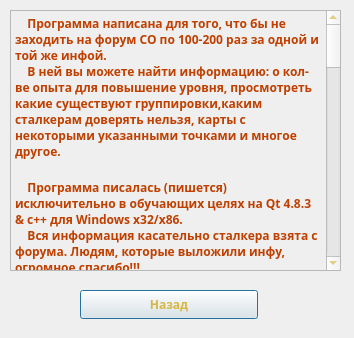
<?xml version="1.0" encoding="UTF-8"?>
<ui version="4.0">
 <class>InfoProgramm</class>
 <widget class="QDialog" name="InfoProgramm">
  <property name="geometry">
   <rect>
    <x>0</x>
    <y>0</y>
    <width>354</width>
    <height>338</height>
   </rect>
  </property>
  <property name="minimumSize">
   <size>
    <width>354</width>
    <height>338</height>
   </size>
  </property>
  <property name="maximumSize">
   <size>
    <width>354</width>
    <height>338</height>
   </size>
  </property>
  <property name="font">
   <font>
    <pointsize>7</pointsize>
   </font>
  </property>
  <property name="windowTitle">
   <string>Информация о программе</string>
  </property>
  <property name="windowIcon">
   <iconset resource="infoco.qrc">
    <normaloff>:/img/sZOInfo.png</normaloff>:/img/sZOInfo.png</iconset>
  </property>
  <property name="styleSheet">
   <string notr="true">background-image: url(:/img/texture/main_info.png);</string>
  </property>
  <widget class="QPushButton" name="ButtonClose">
   <property name="geometry">
    <rect>
     <x>80</x>
     <y>290</y>
     <width>178</width>
     <height>29</height>
    </rect>
   </property>
   <property name="minimumSize">
    <size>
     <width>178</width>
     <height>29</height>
    </size>
   </property>
   <property name="maximumSize">
    <size>
     <width>178</width>
     <height>29</height>
    </size>
   </property>
   <property name="palette">
    <palette>
     <active>
      <colorrole role="Text">
       <brush brushstyle="SolidPattern">
        <color alpha="255">
         <red>214</red>
         <green>183</green>
         <blue>67</blue>
        </color>
       </brush>
      </colorrole>
      <colorrole role="ButtonText">
       <brush brushstyle="SolidPattern">
        <color alpha="255">
         <red>214</red>
         <green>183</green>
         <blue>67</blue>
        </color>
       </brush>
      </colorrole>
     </active>
     <inactive>
      <colorrole role="Text">
       <brush brushstyle="SolidPattern">
        <color alpha="255">
         <red>214</red>
         <green>183</green>
         <blue>67</blue>
        </color>
       </brush>
      </colorrole>
      <colorrole role="ButtonText">
       <brush brushstyle="SolidPattern">
        <color alpha="255">
         <red>214</red>
         <green>183</green>
         <blue>67</blue>
        </color>
       </brush>
      </colorrole>
     </inactive>
     <disabled>
      <colorrole role="Text">
       <brush brushstyle="SolidPattern">
        <color alpha="255">
         <red>120</red>
         <green>120</green>
         <blue>120</blue>
        </color>
       </brush>
      </colorrole>
      <colorrole role="ButtonText">
       <brush brushstyle="SolidPattern">
        <color alpha="255">
         <red>120</red>
         <green>120</green>
         <blue>120</blue>
        </color>
       </brush>
      </colorrole>
     </disabled>
    </palette>
   </property>
   <property name="font">
    <font>
     <family>Segoe Print</family>
     <pointsize>9</pointsize>
     <weight>75</weight>
     <bold>true</bold>
    </font>
   </property>
   <property name="styleSheet">
    <string notr="true">background-image: url(:/img/texture/defaultBtnLarge.tga);
border-image: url(:/img/texture/texture.png);</string>
   </property>
   <property name="text">
    <string>Назад</string>
   </property>
  </widget>
  <widget class="QTextBrowser" name="textBrowser">
   <property name="enabled">
    <bool>true</bool>
   </property>
   <property name="geometry">
    <rect>
     <x>10</x>
     <y>10</y>
     <width>331</width>
     <height>261</height>
    </rect>
   </property>
   <property name="palette">
    <palette>
     <active>
      <colorrole role="WindowText">
       <brush brushstyle="SolidPattern">
        <color alpha="255">
         <red>214</red>
         <green>183</green>
         <blue>67</blue>
        </color>
       </brush>
      </colorrole>
      <colorrole role="Text">
       <brush brushstyle="SolidPattern">
        <color alpha="255">
         <red>214</red>
         <green>183</green>
         <blue>67</blue>
        </color>
       </brush>
      </colorrole>
      <colorrole role="Base">
       <brush brushstyle="NoBrush">
        <color alpha="255">
         <red>0</red>
         <green>0</green>
         <blue>0</blue>
        </color>
       </brush>
      </colorrole>
     </active>
     <inactive>
      <colorrole role="WindowText">
       <brush brushstyle="SolidPattern">
        <color alpha="255">
         <red>214</red>
         <green>183</green>
         <blue>67</blue>
        </color>
       </brush>
      </colorrole>
      <colorrole role="Text">
       <brush brushstyle="SolidPattern">
        <color alpha="255">
         <red>214</red>
         <green>183</green>
         <blue>67</blue>
        </color>
       </brush>
      </colorrole>
      <colorrole role="Base">
       <brush brushstyle="NoBrush">
        <color alpha="255">
         <red>0</red>
         <green>0</green>
         <blue>0</blue>
        </color>
       </brush>
      </colorrole>
     </inactive>
     <disabled>
      <colorrole role="WindowText">
       <brush brushstyle="SolidPattern">
        <color alpha="255">
         <red>120</red>
         <green>120</green>
         <blue>120</blue>
        </color>
       </brush>
      </colorrole>
      <colorrole role="Text">
       <brush brushstyle="SolidPattern">
        <color alpha="255">
         <red>120</red>
         <green>120</green>
         <blue>120</blue>
        </color>
       </brush>
      </colorrole>
      <colorrole role="Base">
       <brush brushstyle="NoBrush">
        <color alpha="255">
         <red>0</red>
         <green>0</green>
         <blue>0</blue>
        </color>
       </brush>
      </colorrole>
     </disabled>
    </palette>
   </property>
   <property name="font">
    <font>
     <family>Segoe Print</family>
     <pointsize>11</pointsize>
     <weight>75</weight>
     <bold>true</bold>
    </font>
   </property>
   <property name="styleSheet">
    <string notr="true">background-image: url(:/img/texture/texture.png);</string>
   </property>
   <property name="html">
    <string>&lt;!DOCTYPE HTML PUBLIC &quot;-//W3C//DTD HTML 4.0//EN&quot; &quot;http://www.w3.org/TR/REC-html40/strict.dtd&quot;&gt;
&lt;html&gt;&lt;head&gt;&lt;meta name=&quot;qrichtext&quot; content=&quot;1&quot; /&gt;&lt;style type=&quot;text/css&quot;&gt;
p, li { white-space: pre-wrap; }
&lt;/style&gt;&lt;/head&gt;&lt;body style=&quot; font-family:'Segoe Print'; font-size:11pt; font-weight:600; font-style:normal;&quot;&gt;
&lt;p style=&quot; margin-top:0px; margin-bottom:0px; margin-left:0px; margin-right:0px; -qt-block-indent:0; text-indent:0px;&quot;&gt;&lt;span style=&quot; font-size:9pt; color:#bf4000;&quot;&gt;    Программа написана для того, что бы не заходить на форум CO по 100-200 раз за одной и той же инфой.&lt;br /&gt;    В ней вы можете найти информацию: о кол-ве опыта для повышение уровня, просмотреть какие существуют группировки,каким сталкерам доверять нельзя, карты с некоторыми указанными точками и многое другое.&lt;br /&gt;&lt;br /&gt;    Программа писалась (пишется) исключительно в обучающих целях на Qt 4.8.3 &amp;amp; c++ для Windows x32/x86.&lt;br /&gt;    Вся информация касательно сталкера взята с форума. Людям, которые выложили инфу, огромное спасибо!!!&lt;/span&gt;&lt;span style=&quot; font-size:9pt;&quot;&gt;&lt;br /&gt;&lt;br /&gt;&lt;/span&gt;&lt;span style=&quot; font-size:9pt; color:#bf4000;&quot;&gt;    &lt;/span&gt;&lt;span style=&quot; font-size:9pt; color:#40ff00;&quot;&gt;Автор программы:&lt;/span&gt;&lt;span style=&quot; font-size:9pt;&quot;&gt; Lovepsone;&lt;br /&gt;&lt;/span&gt;&lt;span style=&quot; font-size:9pt; color:#bf4000;&quot;&gt;    &lt;/span&gt;&lt;span style=&quot; font-size:9pt;&quot;&gt;Лицензия: &lt;/span&gt;&lt;a href=&quot;http://www.gnu.org/licenses/gpl&quot;&gt;&lt;span style=&quot; font-size:9pt; text-decoration: underline; color:#0000ff;&quot;&gt;GNU General Public License (GPL) V3.0&lt;/span&gt;&lt;/a&gt;&lt;span style=&quot; font-size:9pt;&quot;&gt;&lt;br /&gt;&lt;br /&gt;&lt;/span&gt;&lt;span style=&quot; font-size:9pt; color:#bf4000;&quot;&gt;    &lt;/span&gt;&lt;span style=&quot; font-size:9pt; color:#40ff00;&quot;&gt;Пользователи, которые помогают(помогли) развивать проект:&lt;/span&gt;&lt;span style=&quot; font-size:9pt;&quot;&gt;&lt;br /&gt;   &lt;/span&gt;&lt;span style=&quot; font-size:9pt; color:#ff0000;&quot;&gt;Serjjj - идея создания проги была его (фактически писалась она для нашего клана);&lt;br /&gt;&lt;/span&gt;&lt;span style=&quot; font-size:9pt;&quot;&gt;   &lt;/span&gt;&lt;span style=&quot; font-size:9pt; color:#ff0000;&quot;&gt;Феникс63 - идея с калькулятором;&lt;br /&gt;&lt;/span&gt;&lt;span style=&quot; font-size:9pt;&quot;&gt;   &lt;/span&gt;&lt;span style=&quot; font-size:9pt; color:#ff0000;&quot;&gt;Montrezor - представил карту со схронами;&lt;br /&gt;&lt;/span&gt;&lt;span style=&quot; font-size:9pt;&quot;&gt;   &lt;/span&gt;&lt;span style=&quot; font-size:9pt; color:#ff0000;&quot;&gt;Grishkovec - за новые идеи со списком, а также предоставил свой список;&lt;br /&gt;&lt;/span&gt;&lt;span style=&quot; font-size:9pt;&quot;&gt;   &lt;/span&gt;&lt;span style=&quot; font-size:9pt; color:#ff0000;&quot;&gt;paskiller - идея парса(будет в следующей версии);&lt;br /&gt;kosh@ - идея миниблокнота;&lt;/span&gt;&lt;span style=&quot; font-size:9pt;&quot;&gt;&lt;br /&gt;&lt;br /&gt;&lt;/span&gt;&lt;span style=&quot; font-size:9pt; color:#bf4000;&quot;&gt;    &lt;/span&gt;&lt;span style=&quot; font-size:9pt; color:#40ff00;&quot;&gt;Инфа о версиях программы:&lt;/span&gt;&lt;/p&gt;
&lt;p style=&quot; margin-top:0px; margin-bottom:0px; margin-left:0px; margin-right:0px; -qt-block-indent:0; text-indent:0px;&quot;&gt;&lt;span style=&quot; font-size:9pt;&quot;&gt;- v 1.0.0 - Создана сама программа,с калькулятором опыта;&lt;br /&gt;- v 1.0.1 - Добавлен раздел &amp;lt;Списки ПК/Кидалов/Кланов&amp;gt;;&lt;br /&gt;- v 1.0.2 - Добавлена возможность редактирования списков;&lt;br /&gt;- v 1.0.3 - Добавлен раздел &amp;lt;Карты&amp;gt;;&lt;br /&gt;- v 1.0.4 - Обновлен раздел &amp;lt;Списки ПК/Кидалов/Кланов&amp;gt;;&lt;br /&gt;- v 1.0.5 - Добавленa возможность поиска по спискам, fix small bugs;&lt;br /&gt;- v 1.0.6 - Иправлен вылет при просмотре карт;&lt;br /&gt;- v 1.0.7 - Реализация идеи Феникс63, правки орфографии;&lt;br /&gt;- v 1.0.8 - Конвертирование карт в .png и Реконструкция относительных путей;&lt;br /&gt;- v 2.0.0 - Стабильная версия, включены иконки;&lt;br /&gt;&lt;br /&gt;&lt;/span&gt;&lt;span style=&quot; font-size:9pt; color:#bf4000;&quot;&gt;    &lt;/span&gt;&lt;span style=&quot; font-size:9pt; color:#40ff00;&quot;&gt;Немного инфы по следующей версии программы (приблизительный список изменений):&lt;/span&gt;&lt;span style=&quot; font-size:9pt;&quot;&gt;&lt;br /&gt;- Добавлю раздел &amp;lt;инфа по квестам&amp;gt;;&lt;br /&gt;- При просмотре карт, окно программы центрировало карту на нач. точку;&lt;br /&gt;- Обновление списков по кланам;&lt;br /&gt;- Возможность поиска по спискам без учета регистра;&lt;br /&gt;- Реализация идей сталкеров таких как Grishkovec,paskiller,kosh@(идеи их ищите в теме);&lt;/span&gt;&lt;/p&gt;
&lt;p style=&quot;-qt-paragraph-type:empty; margin-top:0px; margin-bottom:0px; margin-left:0px; margin-right:0px; -qt-block-indent:0; text-indent:0px; font-size:9pt;&quot;&gt;&lt;br /&gt;&lt;/p&gt;
&lt;p style=&quot; margin-top:0px; margin-bottom:0px; margin-left:0px; margin-right:0px; -qt-block-indent:0; text-indent:0px;&quot;&gt;&lt;span style=&quot; font-size:9pt; color:#bf4000;&quot;&gt;    &lt;/span&gt;&lt;span style=&quot; font-size:9pt; color:#40ff00;&quot;&gt;Планы на будущее программы:&lt;/span&gt;&lt;/p&gt;
&lt;p style=&quot; margin-top:0px; margin-bottom:0px; margin-left:0px; margin-right:0px; -qt-block-indent:0; text-indent:0px;&quot;&gt;&lt;span style=&quot; font-size:9pt;&quot;&gt;- Добавление нового раздела &amp;lt;Списки ПК/Кидалов/Кланов&amp;gt; - реализовано в v 1.0.1;&lt;br /&gt;- Добавление возможности редактировать списки - реализовано в v 1.0.2;&lt;br /&gt;- Добавление возможности сортировать списки;&lt;br /&gt;- Добавление возможности поиска по спискам - реализовано в v 1.0.5;&lt;br /&gt;- Добавление нового раздела &amp;lt;Карты&amp;gt;(пока только для х32/86 систем) - реализовано в v 1.0.3;&lt;br /&gt;- Добавление нового раздела &amp;lt;Инфа по торговцам&amp;gt;;&lt;br /&gt;- Добавление нового раздела &amp;lt;Информация по квестам&amp;gt;;&lt;br /&gt;- Поддержка х64 - реализовано в v 2.0.0;&lt;/span&gt;&lt;/p&gt;
&lt;p style=&quot;-qt-paragraph-type:empty; margin-top:0px; margin-bottom:0px; margin-left:0px; margin-right:0px; -qt-block-indent:0; text-indent:0px; font-size:9pt;&quot;&gt;&lt;br /&gt;&lt;/p&gt;
&lt;p style=&quot; margin-top:0px; margin-bottom:0px; margin-left:0px; margin-right:0px; -qt-block-indent:0; text-indent:0px;&quot;&gt;&lt;span style=&quot; font-size:9pt; color:#bf4000;&quot;&gt;    &lt;/span&gt;&lt;span style=&quot; font-size:9pt; color:#40ff00;&quot;&gt;Требования для запуска программы:&lt;/span&gt;&lt;span style=&quot; font-size:9pt;&quot;&gt;&lt;br /&gt;&lt;/span&gt;&lt;span style=&quot; font-size:9pt; color:#ff0000;&quot;&gt;- Microsoft .NET Framework 4.0;&lt;br /&gt;- VC REDIST для 2010 VC;&lt;/span&gt;&lt;/p&gt;&lt;/body&gt;&lt;/html&gt;</string>
   </property>
  </widget>
 </widget>
 <resources>
  <include location="infoco.qrc"/>
 </resources>
 <connections/>
</ui>
